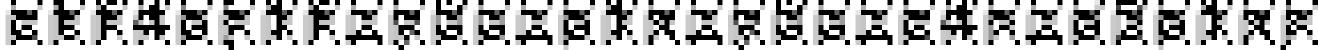
#> input picture SECCON Beginners 2021/dexpixelization/output.png, 2635 x 100 px (shown at 1/2 size)
$ python de.py
#> lines starting #> are read from the running program, lines starting #| are printed output that depends on the picture; after the words box and inside, x2 and y2 are one past the last pixel; in counts of white or black regions, pixels touching at a corner belong together
import cv2
import numpy as np
import string

def check(flag):
#> called with flag = '0'
    images = np.full((100, 85, 3), (255,255,255), dtype=np.uint8)

    for i in flag:
        # char2img
        img = np.full((100, 85, 3), (255,255,255), dtype=np.uint8)
        cv2.putText(img, i, (0, 80), cv2.FONT_HERSHEY_PLAIN, 8, (0, 0, 0), 5, cv2.LINE_AA)

        # pixelization
        cv2.putText(img, "P", (0, 90), cv2.FONT_HERSHEY_PLAIN, 7, (0, 0, 0), 5, cv2.LINE_AA)
        cv2.putText(img, "I", (0, 90), cv2.FONT_HERSHEY_PLAIN, 8, (0, 0, 0), 5, cv2.LINE_AA)
        cv2.putText(img, "X", (0, 90), cv2.FONT_HERSHEY_PLAIN, 9, (0, 0, 0), 5, cv2.LINE_AA)
        simg = cv2.resize(img, None, fx=0.1, fy=0.1, interpolation=cv2.INTER_NEAREST) # WTF :-o
        img = cv2.resize(simg, img.shape[:2][::-1], interpolation=cv2.INTER_NEAREST)

        # concat
        if images.all():
            images = img
        else:
            images = cv2.hconcat([images, img])

    cv2.imwrite("xs.png", images)
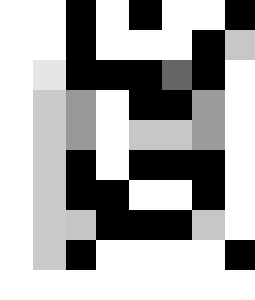
#> saved as xs.png: shape (100, 85, 3) (shown 3 times larger); min 0, max 255, mean 167.7

    im1 = cv2.imread('xs.png')
    im2 = cv2.imread('output.png')[:,:im1.shape[1]]
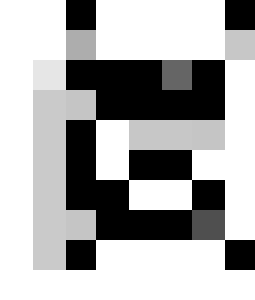
#> im2: shape (100, 85, 3) (shown 3 times larger); min 0, max 255, mean 172

    return im1 == im2
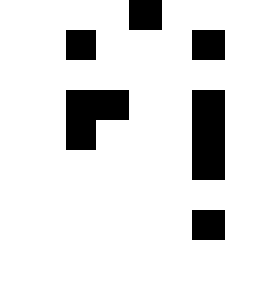
#> returned value: shape (100, 85, 3) bool (shown 3 times larger); 87.4% white; 6 black regions, box (x1, y1, x2, y2) and area: (64, 30, 75, 60) 330, (22, 30, 43, 50) 310, (43, 0, 54, 10) 110, (64, 10, 75, 20) 110, (64, 70, 75, 80) 110, (22, 10, 32, 20) 100


table = string.printable
flag = ""
while True:
    for c in table:
#> (the run stopped early here; a loop or call above may not have finished)
